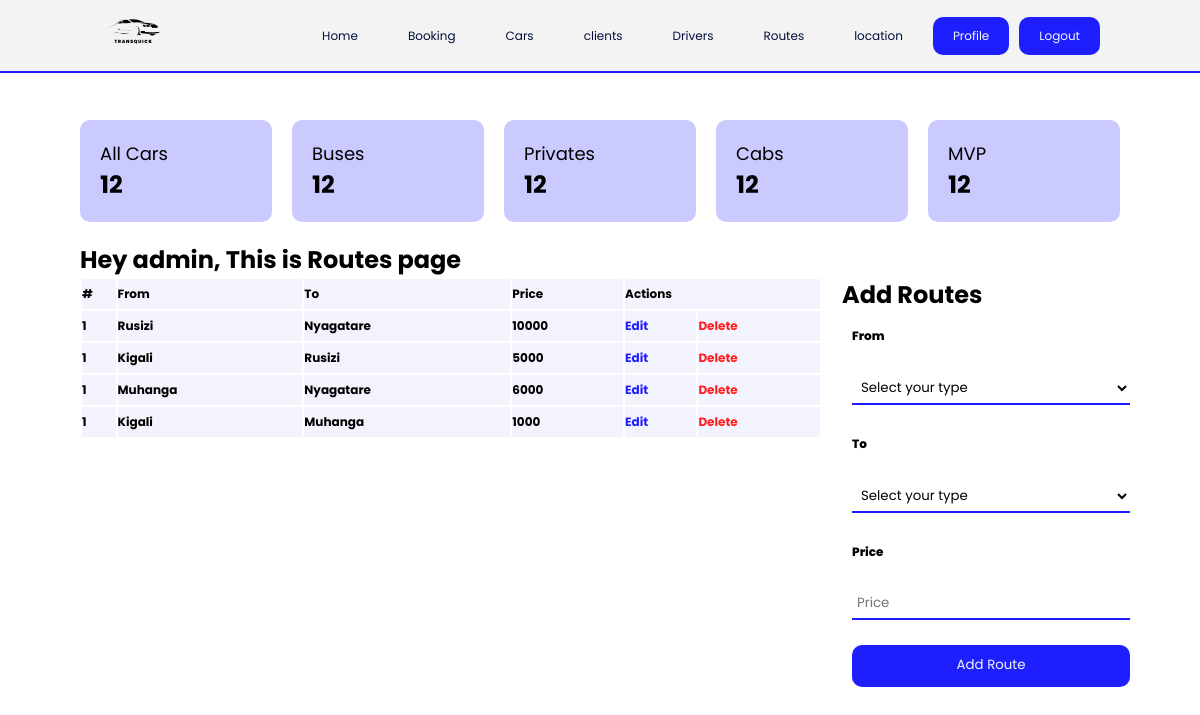
The page /admin/routes.php (signed in) on the database its author committed.
### tables this page shows
CREATE TABLE `journey` (
  `id` int(11) NOT NULL,
  `startTravel` varchar(100) NOT NULL,
  `arrivalTravel` varchar(100) NOT NULL,
  `Price` int(11) NOT NULL,
  `createdTime` timestamp NOT NULL DEFAULT current_timestamp() ON UPDATE current_timestamp()
);

### admin/routes.php (the view, shortened to what this page needs)
<?php
    include '../php/connect.php'
?>
<!DOCTYPE html>
<html lang="en">
<head>
    <link rel="stylesheet" href="./css/dashboard.css">
</head>
<body>
<div class="header">
    <a href="dashboard.php"><img src="../asset/Logo.png" alt=""></a>
    <ul>
                    <a href="dashboard.php"><li>Home</li></a>
                    <a href="booking.php"><li>Booking</li></a>
                    <a href="cars.php"><li>Cars</li></a>
                    <a href="clients.php"><li>clients</li></a>
                    <a href="drivers.php"><li>Drivers</li></a>
                    <a href="routes.php"><li>Routes</li></a>
                    <a href="location.php"><li>location</li></a>
                    <a href="profile.php"><button>Profile</button></a>
                    <a href="php/logout.php"><button>Logout</button></a>
                </ul>
</div>
<section class="Welcome-admin">
    <div class="info-cards">
        <div class="card">
            <p>All Cars</p>
            <h1>12</h1>
        </div>
        <div class="card">
            <p>Buses</p>
            <h1>12</h1>
        </div>
        <div class="card">
            <p>Privates</p>
            <h1>12</h1>
        </div>
        <div class="card">
            <p>Cabs</p>
            <h1>12</h1>
        </div>
        <div class="card">
            <p>MVP</p>
            <h1>12</h1>
        </div>
    </div>
    <div class="info-message">
        <?php
        $id = $_SESSION['id'];
        $retrieve = "SELECT * FROM administrator WHERE id = $id";
        $query = mysqli_query( $con, $retrieve);
        while($row = mysqli_fetch_array($query)){?>
            <h1>Hey <?php echo $row['Username']; ?>, This is Routes page</h1>
        <?php } ?>
    </div>
    <div class="info-data">
        <div class="left-data">
        <table>
            <tr>
                <th>#</th>
                <th>From</th>
                <th>To</th>
                <th>Price</th>
                <th colspan="2">Actions</th>
            </tr>
            <?php
        $retrieve = "SELECT * FROM journey";
        $query = mysqli_query( $con, $retrieve);
        while($row = mysqli_fetch_array($query)){?>
            <tr>
                <th>1</th>
                <th><?php echo $row['startTravel']; ?></th>
                <th><?php echo $row['arrivalTravel']; ?></th>
                <th><?php echo $row['Price']; ?></th>
                <th class="edit"><a href="php/editRoute.php?routeId=<?php echo $row['id']; ?>"> Edit </a></th>
                <th class="delete"><a href="php/deleteRoute.php?routeId=<?php echo $row['id']; ?>"> Delete </a></th>
            </tr>
            <?php } ?>
        </table>
        </div>
        <div class="right-data">
            <h1>Add Routes</h1>
            <form action="php/AddRoute.php" method="POST">
                <label for="">From</label><br><br>
                <select name="fromDestiny">
                    <option value="">Select your type</option>
                </select><br><br>
                <label for="">To</label><br><br>
                <select name="toDestiny">
                    <option value="">Select your type</option>
                </select><br><br>
                <label for="">Price</label><br><br>
                <input type="number" required name="price" placeholder="Price"><br><br>
                <input type="submit" name="addRoute" value="Add Route" class="submit"><br><br>
            </form>
        </div>
    </div>
</section>
</body>
</html>

### admin/css/dashboard.css (style rules this page uses)
* { margin: 0; padding: 0; box-sizing: border-box; font-family: "Poppins", sans-serif; transition: 0.3s ease-in-out; }
.header { background-color: rgb(243, 243, 243); display: flex; align-items: center; justify-content: space-between; padding: 0 100px; position: fixed; width: 100dvw; border-bottom: 2px solid rgb(30, 30, 255); }
.header img { width: 4rem; }
.header ul { display: flex; list-style: none; gap: 10px; }
.header ul li { font-size: 12px; color: #020e3b; padding: 10px 20px; border-radius: 10px; transition: ease-in-out 0.5s; cursor: pointer; }
.header ul button { font-size: 12px; color: #020e3b; padding: 10px 20px; background-color: rgb(30, 30, 255); border-radius: 10px; color: aliceblue; cursor: pointer; border: none; transition: ease-in-out 0.5s; }
a { text-decoration: none; color: inherit; }
.Welcome-admin { width: 100dvw; height: 100dvh; padding-top: 100px; display: flex; flex-direction: column; align-items: center; }
.Welcome-admin .info-cards { width: 90%; display: flex; align-items: center; padding: 10px; }
.Welcome-admin .info-cards .card { background-color: rgb(202, 202, 255); padding: 10px; display: flex; flex-direction: column; justify-content: center; align-items: start; margin: 10px; width: 20%; padding: 20px; border-radius: 10px; }
.Welcome-admin .info-cards .card p { font-size: large; }
.Welcome-admin .info-cards .card h1 { font-weight: 700; }
.info-message { width: 90%; padding-left: 20px; }
.info-data { width: 90%; padding-left: 20px; display: flex; }
.info-data .left-data { width: 70%; }
.info-data .right-data { width: 30%; padding-left: 20px; }
.info-data .left-data table { width: 100%; text-align: left; border-radius: 10px; }
.info-data .left-data table tr { padding-top: 2px; background-color: rgba(232, 232, 251, 0.5); padding-bottom: 2px; margin: 2px; font-size: 12px; height: 30px; border-radius: 10px; }
.info-data .right-data form { padding: 10px; }
.info-data .right-data form input, select { width: 100%; background-color: transparent; border: none; outline: none; padding: 5px; border-bottom: 2px solid rgb(30, 30, 255); }
label { font-weight: 800; font-size: 12px; }
.info-data .right-data form input.submit { background-color: rgb(30, 30, 255); color: aliceblue; border-radius: 10px; padding: 10px; }
.edit { color: rgb(30, 30, 255); }
.delete { color: rgb(255, 30, 30); }

### rows shown on the page
journey: startTravel "Rusizi", arrivalTravel "Nyagatare", Price "10000"
journey: startTravel "Kigali", arrivalTravel "Rusizi", Price "5000"
journey: startTravel "Muhanga", arrivalTravel "Nyagatare", Price "6000"
journey: startTravel "Kigali", arrivalTravel "Muhanga", Price "1000"

### other values the page prints
$row['Username'] "admin"
